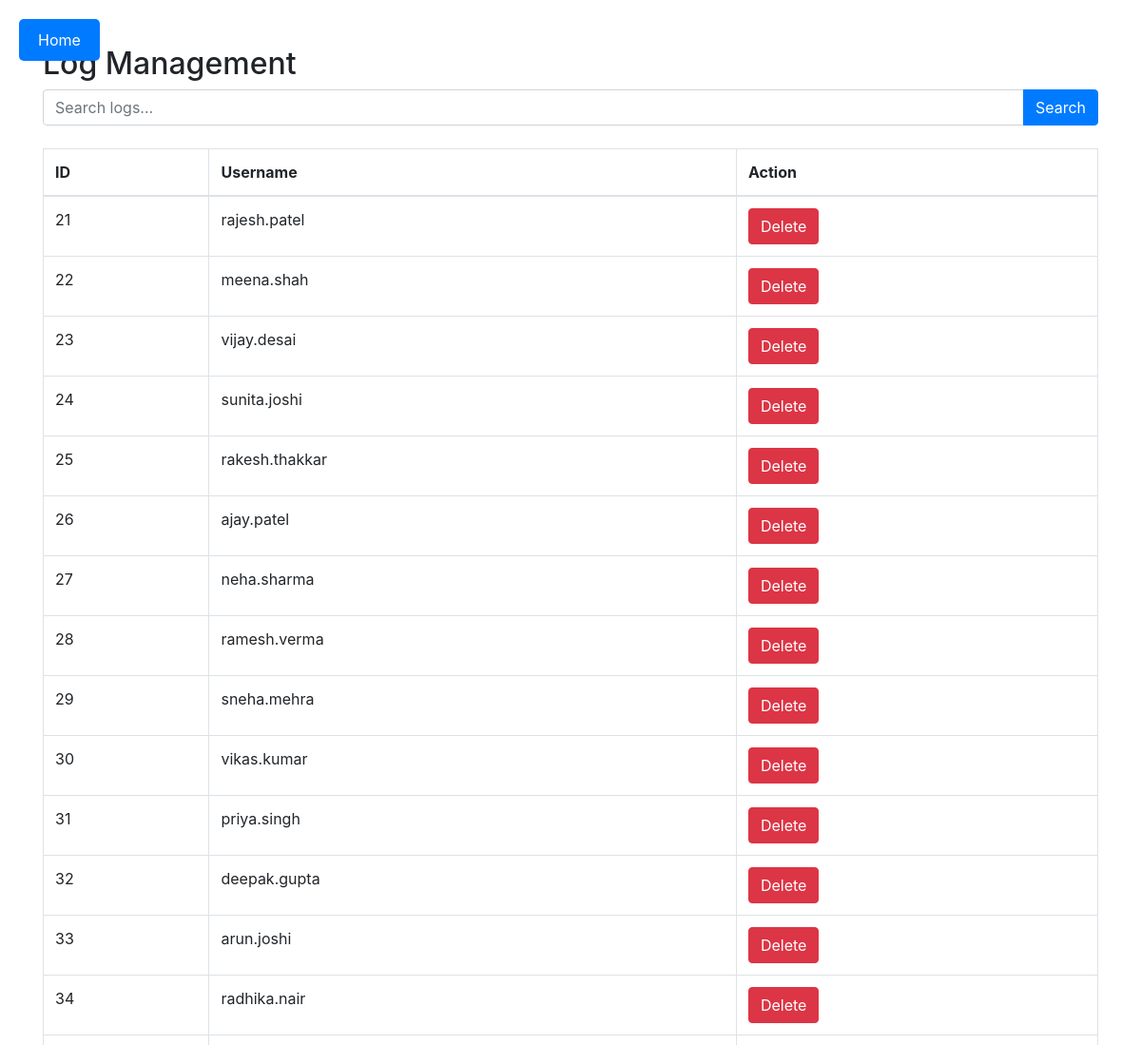
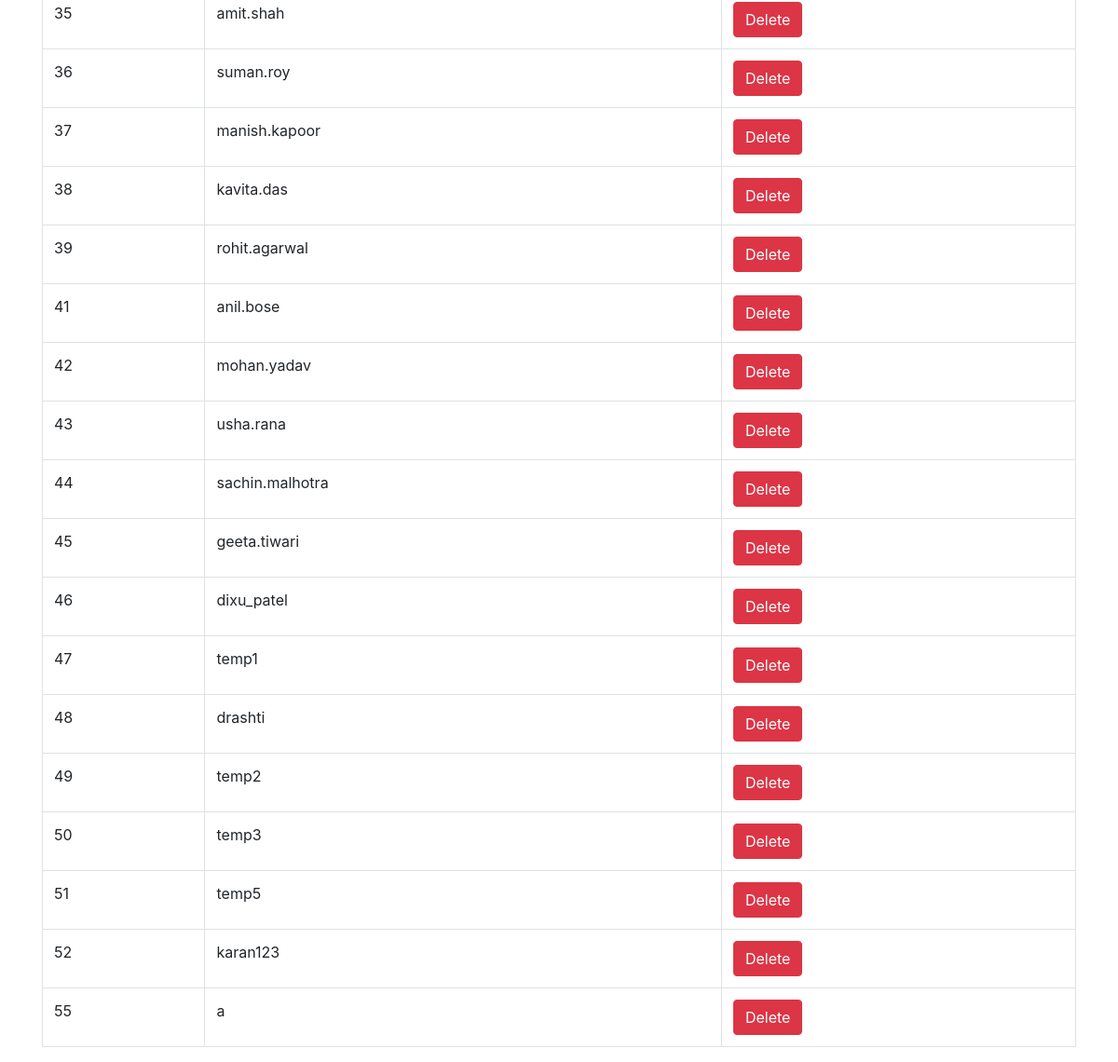
/admin_loglist.php (signed in), run on the app's committed database (2 pictures, top to bottom).
### tables this page shows
CREATE TABLE `logdata` (
  `id` int(20) NOT NULL,
  `username` varchar(20) NOT NULL,
  `Pass` varchar(20) NOT NULL
);

### admin_loglist.php (the view, shortened to what this page needs)
<?php
require_once "admin_headder.php";
$search = "";
$search_query = "";
$sql = "SELECT * FROM logdata $search_query";
$stmt = mysqli_prepare($con, $sql);
mysqli_stmt_execute($stmt);
$result = mysqli_stmt_get_result($stmt);
?>
<!DOCTYPE html>
<html lang="en">
<head>
    <link rel="stylesheet" href="https://maxcdn.bootstrapcdn.com/bootstrap/4.5.2/css/bootstrap.min.css">
</head>
<body>
<a href="admin_page.php" style="
        display: inline-block;
        position: absolute;
        top: 20px;
        left: 20px;
        padding: 10px 20px;
        background-color: #007bff;
        color: white;
        text-decoration: none;
        border-radius: 5px;
        font-size: 16px;
        transition: background-color 0.3s ease;
    " onmouseover="this.style.backgroundColor='#0056b3';" onmouseout="this.style.backgroundColor='#007bff';">
        Home
    </a>
    <div class="container mt-5">
        <h2>Log Management</h2>
        <form method="get"  class="mb-4">
            <div class="input-group">
                <input type="text" name="search" class="form-control" placeholder="Search logs..." value="<?php echo htmlspecialchars($search); ?>">
                <div class="input-group-append">
                    <button type="submit" class="btn btn-primary">Search</button>
                </div>
            </div>
        </form>
        <table class="table table-bordered">
            <thead>
                <tr>
                    <th>ID</th>
                    <th>Username</th>
                    <th>Action</th>
                </tr>
            </thead>
            <tbody>
                <?php if (mysqli_num_rows($result) > 0) : ?>
                    <?php while ($row = mysqli_fetch_assoc($result)) : ?>
                    <tr>
                        <td><?php echo htmlspecialchars($row['id']); ?></td>
                        <td><?php echo htmlspecialchars($row['username']); ?></td>
                        <td>
                            <form method="post" action="">
                                <button type="submit" name="delete" class="btn btn-danger">Delete</button>
                            </form>
                        </td>
                    </tr>
                    <?php endwhile; ?>
                <?php else : ?>
                    <tr>
                        <td colspan="4" class="text-center">No log entries found.</td>
                    </tr>
                <?php endif; ?>
            </tbody>
        </table>
    </div>
</body>
</html>

### data on the page
logdata: id "21", username "rajesh.patel"
logdata: id "22", username "meena.shah"
logdata: id "23", username "vijay.desai"
logdata: id "24", username "sunita.joshi"
logdata: id "25", username "rakesh.thakkar"
logdata: id "26", username "ajay.patel"
logdata: id "27", username "neha.sharma"
logdata: id "28", username "ramesh.verma"
logdata: id "29", username "sneha.mehra"
logdata: id "30", username "vikas.kumar"
logdata: id "31", username "priya.singh"
logdata: id "32", username "deepak.gupta"
logdata: id "33", username "arun.joshi"
logdata: id "34", username "radhika.nair"
logdata: id "35", username "amit.shah"
logdata: id "36", username "suman.roy"
logdata: id "37", username "manish.kapoor"
logdata: id "38", username "kavita.das"
logdata: id "39", username "rohit.agarwal"
logdata: id "41", username "anil.bose"
logdata: id "42", username "mohan.yadav"
logdata: id "43", username "usha.rana"
logdata: id "44", username "sachin.malhotra"
logdata: id "45", username "geeta.tiwari"
logdata: id "46", username "dixu_patel"
logdata: id "47", username "temp1"
logdata: id "48", username "drashti"
logdata: id "49", username "temp2"
logdata: id "50", username "temp3"
logdata: id "51", username "temp5"
logdata: id "52", username "karan123"
logdata: id "55", username "a"
